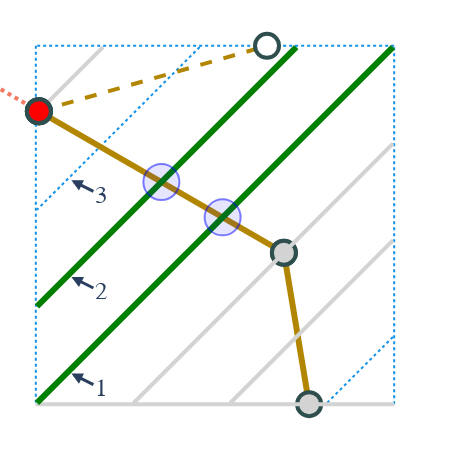

The code cell stored with this chart in its notebook:
### Code cell
arrows = dict(
    arrowhead  = 2,
    arrowsize  = .75,
    arrowwidth = 3,
    font = dict(
        size=25,
        family="Linux Biolinum",
    ),
    showarrow = True,
    xshift = 4,
    yshift = -1,
    borderpad = 1,
)

fig7ann = go.Figure(figs[7])
fig7ann.layout.annotations = []
fig7ann.add_annotation(x=10.279+2, y=10.279+2, text="1", ax=30, ay=15, **arrows)
fig7ann.add_annotation(x=10.279+2, y=16.643+2, text="2", ax=30, ay=15, **arrows)
fig7ann.add_annotation(x=10.279+2, y=23.007+2, text="3", ax=30, ay=15, **arrows)
fig7ann

### Figure 1 — Plotly figure (JSON) as saved in the notebook; plotly's stock layout.template omitted (floating-point values rounded to 4 significant figures)
{"data": [{"line": {"color": "#1192e8", "dash": "dot", "width": 2}, "mode": "lines", "name": "to print", "opacity": 1, "type": "scatter", "x": [33.8, 10.2, null, 10.2, 10.2, null, 10.2, 33.8, null, 33.8, 33.8, null, 33.72, 10.28, null, 10.28, 27.36, null, 20.99, 10.28, null, 10.28, 14.63, null, 33.72, 16.64, null, 23.01, 33.72, null, 33.72, 29.37, null], "y": [33.8, 33.8, null, 33.8, 10.2, null, 10.2, 10.2, null, 10.2, 33.8, null, 33.72, 10.28, null, 16.64, 33.72, null, 33.72, 23.01, null, 29.37, 33.72, null, 27.36, 10.28, null, 10.28, 20.99, null, 14.63, 10.28, null]}, {"line": {"color": "#b28600", "width": 6}, "marker": {"color": "LightGray", "line": {"color": "DarkSlateGray", "width": 4}, "size": 24, "symbol": "circle"}, "mode": "markers+lines", "name": "finished thread", "type": "scatter", "x": [28.2, 26.54, null, 26.54, 10.4, null], "y": [10.2, 20.17, null, 20.17, 29.49, null]}, {"line": {"color": "LightGray", "width": 4}, "mode": "lines", "name": "prev step segs", "type": "scatter", "x": [10.28, 14.63, null, 10.2, 33.8, null, 33.72, 16.64, null, 23.01, 33.72, null], "y": [29.37, 33.72, null, 10.2, 10.2, null, 27.36, 10.28, null, 10.28, 20.99, null]}, {"line": {"color": "green", "width": 6}, "mode": "lines", "name": "gcsegs", "type": "scatter", "x": [10.28, 27.36, null, 33.72, 10.28, null], "y": [16.64, 33.72, null, 33.72, 10.28, null]}, {"marker": {"color": "rgba(0,0,255,0.1)", "line": {"color": "rgba(0,0,255,0.5)", "width": 2}, "size": 36, "symbol": "circle"}, "mode": "markers", "name": "thread fixations", "type": "scatter", "x": [18.47, 22.5], "y": [24.83, 22.5]}, {"line": {"color": "#b28600", "dash": "dash", "width": 4}, "marker": {"color": "white", "line": {"color": "DarkSlateGray", "width": 4}, "size": 24, "symbol": "circle"}, "mode": "markers+lines", "name": "thread", "type": "scatter", "x": [10.4, 25.43, null], "y": [29.49, 33.8, null]}, {"marker": {"color": "white", "line": {"color": "DarkSlateGray", "width": 4}, "size": 24, "symbol": "circle"}, "mode": "markers", "name": "next anchor", "type": "scatter", "x": [10.4], "y": [29.49]}, {"marker": {"color": "white", "line": {"color": "DarkSlateGray", "width": 4}, "size": 12, "symbol": "circle"}, "mode": "markers", "name": "next anchor", "type": "scatter", "x": [10.4], "y": [29.49]}, {"line": {"color": "#f47a61", "dash": "4px,4px", "width": 4}, "mode": "lines", "name": "thread path", "type": "scatter", "x": [10.4, -162.8, null], "y": [29.49, 129.5, null]}, {"marker": {"color": "red", "line": {"color": "DarkSlateGray", "width": 4}, "size": 24, "symbol": "circle"}, "mode": "markers", "name": "anchor", "type": "scatter", "x": [10.4], "y": [29.49]}], "layout": {"annotations": [{"arrowhead": 2, "arrowsize": 0.75, "arrowwidth": 3, "ax": 30, "ay": 15, "borderpad": 1, "font": {"family": "Linux Biolinum", "size": 25}, "showarrow": true, "text": "1", "x": 12.28, "xshift": 4, "y": 12.28, "yshift": -1}, {"arrowhead": 2, "arrowsize": 0.75, "arrowwidth": 3, "ax": 30, "ay": 15, "borderpad": 1, "font": {"family": "Linux Biolinum", "size": 25}, "showarrow": true, "text": "2", "x": 12.28, "xshift": 4, "y": 18.64, "yshift": -1}, {"arrowhead": 2, "arrowsize": 0.75, "arrowwidth": 3, "ax": 30, "ay": 15, "borderpad": 1, "font": {"family": "Linux Biolinum", "size": 25}, "showarrow": true, "text": "3", "x": 12.28, "xshift": 4, "y": 25.01, "yshift": -1}], "height": 450, "margin": {"b": 0, "l": 0, "pad": 0, "r": 20, "t": 0}, "showlegend": false, "width": 450, "xaxis": {"domain": [0, 1], "range": [7.84, 36.16], "showgrid": false, "showticklabels": false, "type": "linear", "zeroline": false}, "yaxis": {"domain": [0, 1], "range": [7.181, 36.82], "scaleanchor": "x", "scaleratio": 1, "showgrid": false, "showticklabels": false, "type": "linear", "zeroline": false}}}
